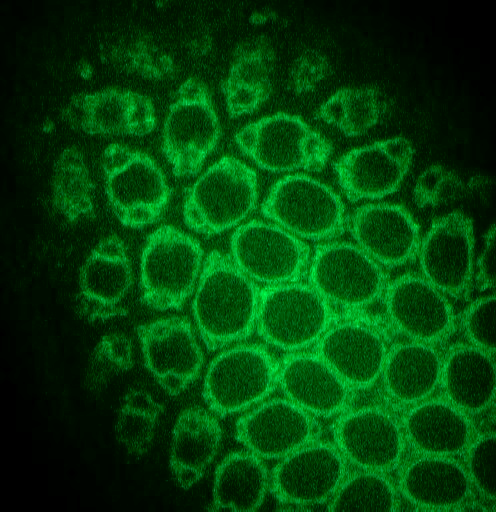
#> input picture Frame_brighter3.png, 496 x 512 px
$ python Alternate_Counting.py   (older library calls are emulated)
#> lines starting #> are read from the running program, lines starting #| are printed output that depends on the picture; after the words box and inside, x2 and y2 are one past the last pixel; in counts of white or black regions, pixels touching at a corner belong together
import numpy as np
import matplotlib.pyplot as plt
import matplotlib.image as mpimg
import cv2
import imutils

#CONSTANTS DEFINITIONS
#Kernel Size definition for GaussianBlur
KERNEL_X = 3
KERNEL_Y = 3
#Threshold Max and Min Values for Noise Reduction
MIN_TRESH= 180;
MAX_TRESH = 255
#AVG_SIZE refers to visually the smallest cell size compared to the largest. Can be modified.
AVG_SIZE = 3
#CONSIDER MINIMUM CELL and Select how close you want to get the minimum to the avg AVG_SIZE
MIN_AVG_SIZE = 4

counter = 0
sum = 0
areas = []

image1 = cv2.imread('Frame_brighter3.png')
#> image1 is the input picture: shape (512, 496, 3); mean B, G, R 8, 64.6, 0
#mage1 = cv2.imread(frame)
height, width, channels = image1.shape
#> height = 512; width = 496; channels = 3
number = np.amax(image1)
#> number = 255
#print(number)
#image1 = image1/number
#image1= np.uint8(image1)

image1 = cv2.cvtColor(image1, cv2.COLOR_BGR2RGB)
#from scipy import ndimage, misc

#misc.imsave('frame2.jpg', image1)
#image1 = ndimage.imread('frame2.jpg', 0)

image_gray = cv2.cvtColor(image1, cv2.COLOR_BGR2GRAY)
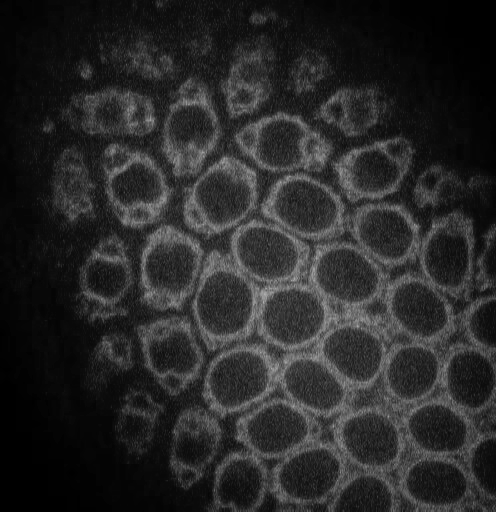
#> image_gray: shape (512, 496); min 0, max 175, mean 40.3
image_gauss = cv2.GaussianBlur(image_gray,(KERNEL_X,KERNEL_Y), 0,0);
image_contours = image1.copy()

#Adaptive Histogram Equalization
#clahe = cv2.createCLAHE(clipLimit=6, tileGridSize=(8,8))
#cl1 = clahe.apply(image_gray)
#Kernel Definitions for Threshold
kernel = np.zeros((1,1), np.uint8)
kernel2 = np.zeros((1,1), np.uint8)
#Apply morphological modifications
ret, image_edged = cv2.threshold(image_gauss, MIN_TRESH, MAX_TRESH, cv2.THRESH_BINARY+cv2.THRESH_OTSU)
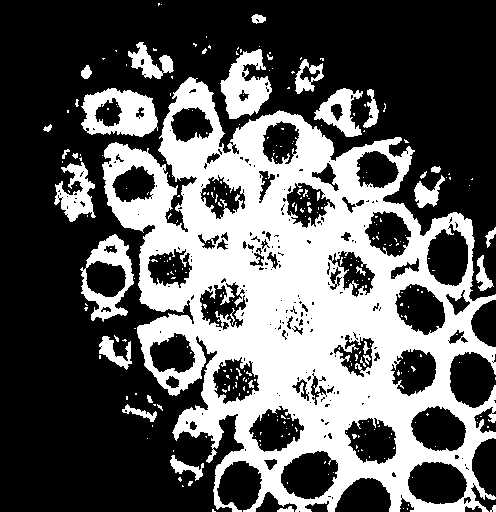
#> image_edged: shape (512, 496); 36.3% white; 296 white regions (261 under 20 px)
#> ret = 47
image_edged2 = cv2.dilate (image_edged, kernel, iterations = 3)
#image_edged3 = cv2.erode (image_edged2, kernel2, iterations = 1)
# image_edged3[0:(height-1),0] = 255
# image_edged3[0:(height-1), (width-1)] = 255
# image_edged3[(height-1),0:(width-1)] = 255
# image_edged3[0,1:(width-1)] = 255
#frame_init("cells1.png")

#dist_transform = cv2.distanceTransform(image_edged,cv2.DIST_L2,3)
#ret, sure_fg= cv2.threshold(dist_transform,0.1*dist_transform.max(),255,0)

#sure_fg = np.uint8(sure_fg)
#unknown = cv2.subtract(image_edged,sure_fg)


# Marker labelling
#ret, markers = cv2.connectedComponents(sure_fg)

# Add one to all labels so that sure background is not 0, but 1
#markers = markers+1

# Now, mark the region of unknown with zero
#markers[unknown==255] = 0

#markers = cv2.watershed(image1,markers)
#image1[markers == -1] = [255,0,0]


#Find Contours
cnts = cv2.findContours(image_edged2.copy(), cv2.RETR_TREE, cv2.CHAIN_APPROX_SIMPLE)
#> cnts = 581 contours, 475 with area under 20; largest, box (x1, y1, x2, y2) and area: (102, 77, 496, 512) 108960, (80, 234, 134, 322) 2894, (81, 88, 158, 137) 2818, (280, 450, 339, 500) 2086, (407, 461, 468, 505) 2049
cnts = cnts[0] if imutils.is_cv2() else cnts[1]

#Iterate through contours and calculate average cell sixe
for i in cnts:
    #print(cv2.contourArea(i))
    areas.append(cv2.contourArea(i))
    sum = cv2.contourArea(i) + sum
    counter = counter + 1
#> this loop made 581 passes
#> (i, sum) on passes 2, 3, 6: ([[407, 508], [407, 509]], 2.5), ([[403, 508]], 2.5), ([[408, 504], [408, 505]], 62.5)
#> after the loop, areas = 581 values, max 108960 at index 104, min 0 at index 1, mean 277; counter = 581; sum = 160933
check = max(areas)
#> check = 108960
avg = sum/counter
#> avg = 277
avg_check = avg + AVG_SIZE * avg
#> avg_check = 1108
if check > avg_check:
    sum = sum - check
#> sum = 51973
    avg = sum/(counter-1)
#> avg = 89.61
minimum = avg - MIN_AVG_SIZE * min(areas)
#> minimum = 89.61
maximum = AVG_SIZE * avg
#> maximum = 268.8

cells=[]
counter = 0

#Iterate through all contours and rule out those that do not satisfy size criteria
for i in cnts:
    if cv2.contourArea(i) < minimum or cv2.contourArea(i) > maximum:
        continue;
    #obtain moment from cell objects
    M = cv2.moments(i)
    #obtain center coordinates and print them
    cx = int(M['m10']/M['m00'])
    cy = int(M['m01']/M['m00'])
    cells.append([cx,cy])
    cv2.circle(image_contours, (cx, cy), 5, (0, 0, 0), -1)
    x, y, w, h = cv2.boundingRect(i)
    # draw a green rectangle to visualize the bounding rect
    #cv2.rectangle(image_contours, (x, y), (x+w, y+h), (0, 0, 255), 2)
    # get the min area rect
    rect = cv2.minAreaRect(i)
    box = cv2.boxPoints(rect)
    # convert all coordinates floating point values to int
    #box = np.int0(box)
    # draw a red 'nghien' rectangle
    #cv2.drawContours(image_contours, [box], 0, (255, 0, 0), 2)
    hull = cv2.convexHull(i)
    cv2.drawContours(image_contours,[hull],0,(0,0,255), 2)
    counter = counter + 1
#> this loop made 581 passes
#> i on passes 2, 3, 6: [[407, 508], [407, 509]], [[403, 508]], [[408, 504], [408, 505]]
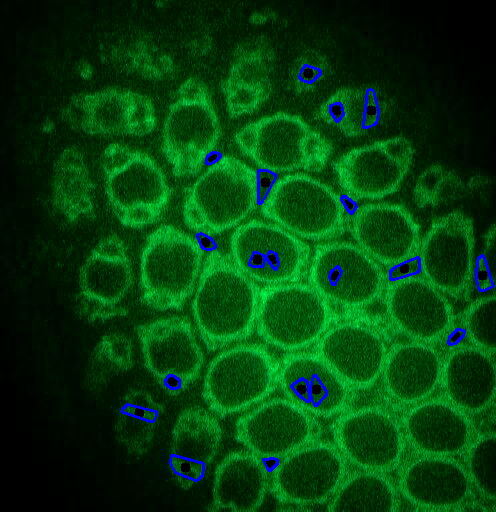
#> image_contours: shape (512, 496, 3); mean R, G, B 0, 63, 11.3
#> after the loop, cells = [[185, 467], [139, 412], [482, 275], [371, 110], [336, 110], [270, 463], [301, 389], [316, 389], [172, 381], [455, 336], [334, 275], [404, 268], [257, 259], [272, 259], [205, 242], [348, 204], [265, 182], [212, 157], [308, 73]]; counter = 19

#Return Results
print(cnts)
#> (printed output is left out)
print(cells)
print ("Average Value is: %d and cells: %d" %(avg, counter))
cv2.imshow("gaussian", image_gauss)
cv2.imshow("Contours", image_contours)
cv2.imshow("Thresh", image_edged)

cv2.waitKey(0)

$ run again, with 2.png copied over Frame_brighter3.png
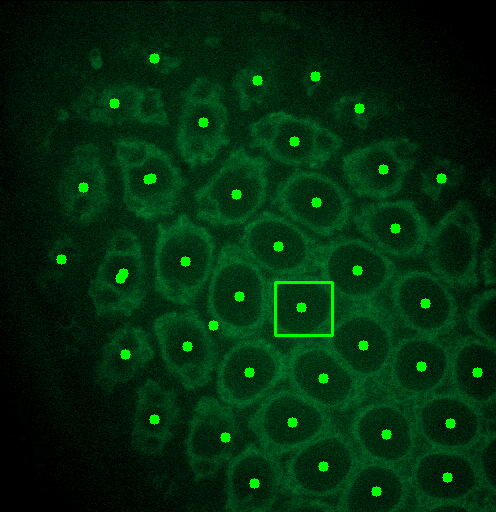
#> input picture 2.png, 496 x 512 px
#> image1 is the input picture: shape (512, 496, 3); mean B, G, R 12.7, 43.1, 1.1
#> number = 255
#> `ret, image_edged = cv2.threshold(image_gauss, MIN_TRESH, MAX_TRESH, cv..`:
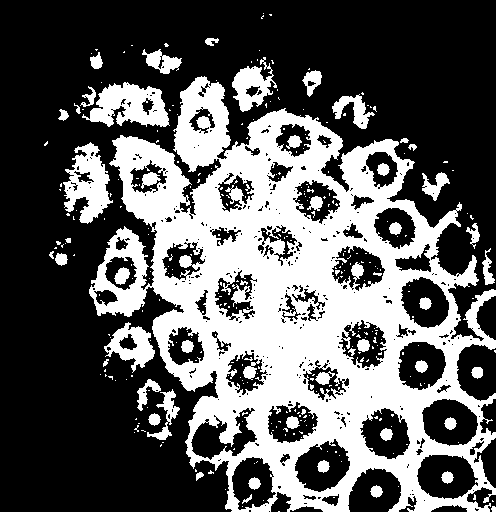
#> image_edged: shape (512, 496); 36.1% white; 317 white regions (266 under 20 px)
#> ret = 33
#> cnts = 738 contours, 605 with area under 20; largest, box (x1, y1, x2, y2) and area: (89, 76, 496, 512) 109675, (82, 82, 170, 127) 2326, (63, 142, 113, 224) 2148, (416, 454, 479, 500) 2142, (421, 398, 479, 447) 2078
#> the loop `for i in cnts:` made 738 passes
#> (i, sum) on passes 1, 3, 5: ([[278, 511], [279, 511]], 0), ([[492, 500], [492, 501], [493, 501]], 17), ([[225, 489]], 23)
#> after the loop `for i in cnts:`: areas = 738 values, max 109675 at index 145, min 0 at index 0, mean 218.4; counter = 738; sum = 161162.5
#> check = 109675
#> `avg = sum/counter`: avg = 218.4
#> avg_check = 873.5
#> `sum = sum - check`: sum = 51487.5
#> `avg = sum/(counter-1)`: avg = 69.86
#> maximum = 209.6
#> the loop `for i in cnts:` made 738 passes
#> i on passes 1, 3, 5: [[278, 511], [279, 511]], [[492, 500], [492, 501], [493, 501]], [[225, 489]]
#> after the loop `for i in cnts:`:
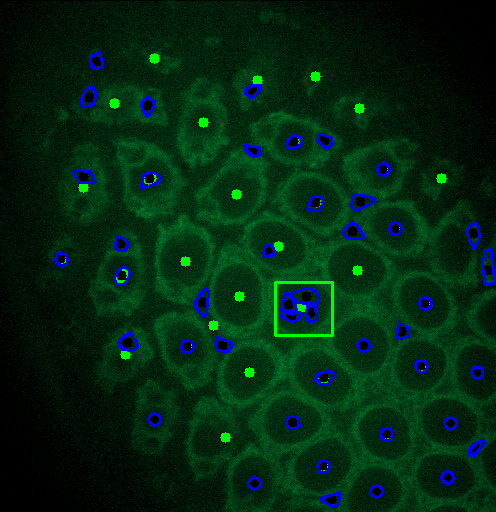
#> image_contours: shape (512, 496, 3); mean R, G, B 1.1, 40, 18.4
#> after the loop `for i in cnts:`: cells = 44 pairs, first value 60 to 487, second value 61 to 499; counter = 44
#> (printed output is left out)
